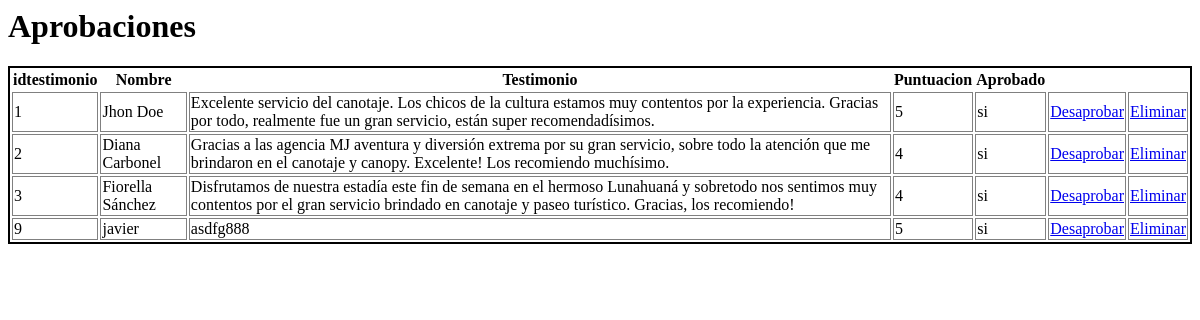
Page /testimonios/listatestimonios.php on the earlier database version.
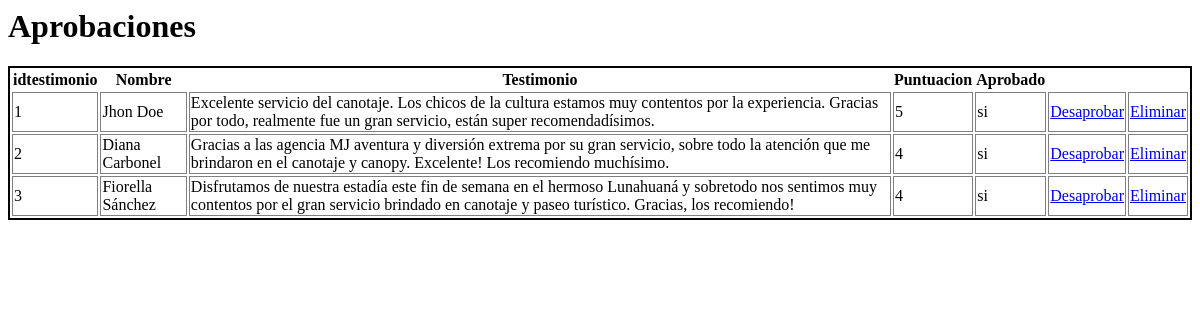
Same page on the later database version.
### tables this page shows
CREATE TABLE IF NOT EXISTS `testimonio` (
  `idtesti` int(10) unsigned NOT NULL AUTO_INCREMENT,
  `nombre` varchar(50) DEFAULT NULL,
  `testimonio` varchar(255) NOT NULL,
  `puntuacion` enum('1','2','3','4','5') DEFAULT NULL,
  `fecha` date DEFAULT NULL,
  `sexo` enum('m','f') DEFAULT NULL,
  `aprobado` enum('si','no') DEFAULT 'no',
  PRIMARY KEY (`idtesti`)
);

### testimonios/listatestimonios.php (the view, shortened to what this page needs)
<?php
require "../php/database.php";
$records = $conn->prepare('SELECT * FROM testimonio');
$records->execute();
?>
<html>
<!DOCTYPE html>
<html lang="en">
<head>
</head>
<body>
    <h1>Aprobaciones</h1>
        <table>
            <thead>
                <tr>
                    <th>idtestimonio</th>
                    <th>Nombre</th>
                    <th>Testimonio</th>
                    <th>Puntuacion</th>
                    <th>Aprobado</th>
                </tr>
            </thead>
            <tbody>
                <?php
                while (($results = $records->fetch(PDO::FETCH_ASSOC))) { ?>
                    <tr>
                        <td><?php echo $results['idtesti']; ?></td>
                        <td><?php echo $results['nombre']; ?></td>
                        <td><?php echo $results['testimonio']; ?></td>
                        <td><?php echo $results['puntuacion']; ?></td>
                        <td><?php echo $results['aprobado']; ?></td>
                        <td>
                        <?php if(($results['aprobado']) == "si") {?>
                            <a href='aprobar.php?ID=<?php echo $results['idtesti']?>&apro=<?php echo $results['aprobado']?>'>Desaprobar</a>
                        <?php }else{?>
                            <a href='aprobar.php?ID=<?php echo $results['idtesti']?>&apro=<?php echo $results['aprobado']?>'>Aprobar</a>
                            <?php }?>
                        </td>
                        <td>
                        <a href='eliminar.php?ID=<?php echo $results['idtesti']?>'>Eliminar</a>
                        </td>
                    </tr>
                <?php } ?>
            </tbody>
        </table>
</body>
</html>
</html>

Differences in the rows shown:
removed testimonio: idtesti "9", nombre "javier", testimonio "asdfg888", puntuacion "5", aprobado "si"
